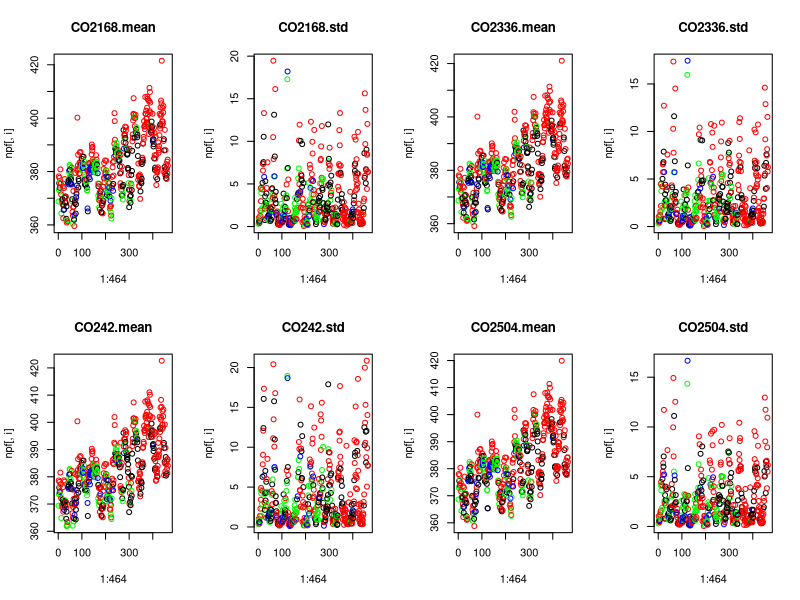
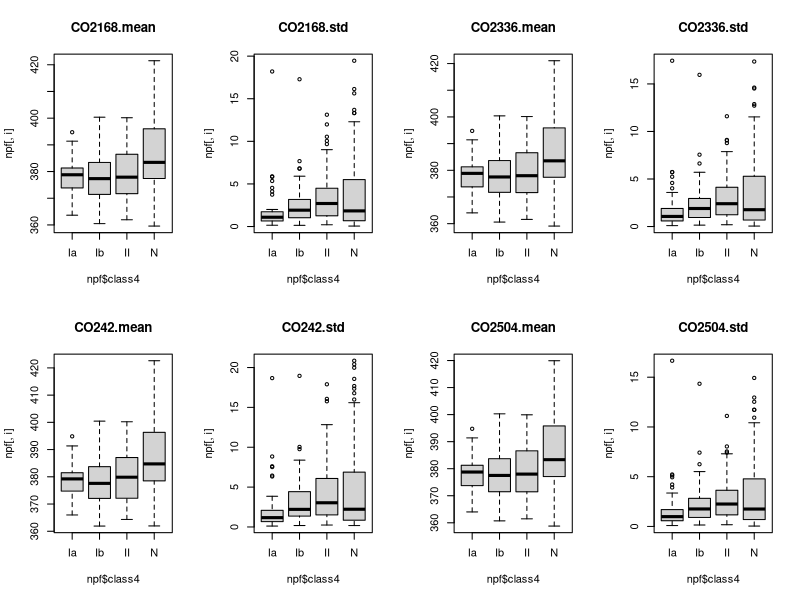
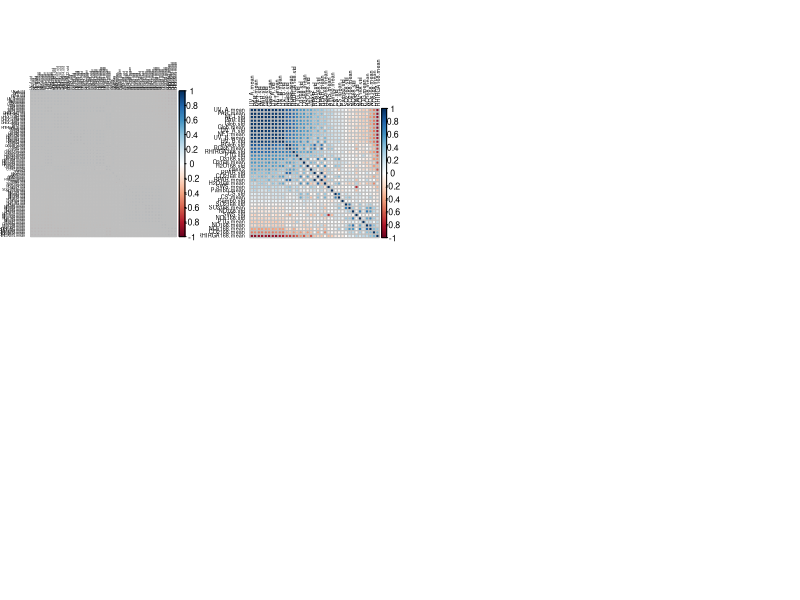

Generate these figures, in order, with R:
## ---- chunk 1
knitr::opts_chunk$set(echo = FALSE)
library(dplyr)
library(kableExtra)
## ---- chunk 2
npfOrig <- read.csv("npf_train.csv")
# Create class2
npfOrig$class2[npfOrig$class4 == "nonevent"] <- 0
npfOrig$class2[npfOrig$class4 != "nonevent"] <- 1
# Add date as row name
rownames(npfOrig) <- npfOrig[, "date"]
# Remove columns id, date, class4, partlybad
npfData <- npfOrig[, -(1:4)]
## ---- chunk 3
npf<-read.csv("npf_train.csv")
npf$class2<-npf$class4!="nonevent"
print(paste0("Relative amount of observations in class nonevent: ",mean(npf$class4=="nonevent")))
print(paste0("Relative amount of observations in class Ia: ",mean(npf$class4=="Ia")))
print(paste0("Relative amount of observations in class Ib: ",mean(npf$class4=="Ib")))
print(paste0("Relative amount of observations in class II: ",mean(npf$class4=="II")))
## ---- chunk 4
summary(npf[,1:4])
## ---- chunk 5
rownames(npf)<-npf[,2]
npf<-npf[,-c(1,2,4)]
## ---- chunk 6
## choose variables whose names end with ".mean" together with "class4"
vars <- colnames(npf)[sapply(
  colnames(npf),
  function(s) nchar(s) > 5 && substr(s, nchar(s) - 4, nchar(s)) == ".mean"
)]
npf.means <- npf[, c(vars, "class2","class4")]
npf.means$class2 <- factor("event", levels = c("nonevent", "event"))
npf.means$class2[npf$class4 == "nonevent"] <- "nonevent"

## strip the trailing ".mean" to make the variable names prettier
colnames(npf.means)[1:length(vars)] <- sapply(
  colnames(npf.means)[1:length(vars)],
  function(s) substr(s, 1, nchar(s) - 5)
)
vars <- colnames(npf.means)[1:length(vars)]

set.seed(42)

library(clue)

cl <- kmeans(scale(npf.means[, vars]),
  centers = 2, algorithm = "Lloyd", nstart = 1000, iter.max = 100
)

## Create a confusion matrix between the known classes (class 4) and
## cluster indices.
tt <- table(npf.means$class2, cl$cluster)
## Find a permutation of cluster indices such that they
## best match the classes in class4.
tt <- tt[, solve_LSAP(tt, maximum = TRUE)]

print(tt)

## ---- chunk 7
cols<-c()
for(i in 1:464){
  if(npf$class4[i]=="nonevent"){
    cols<-c(cols,"red")
  } else if (npf$class4[i]=="Ia"){
    cols<-c(cols,"blue")
  } else if (npf$class4[i]=="Ib"){
    cols<-c(cols,"green")
  } else {
    cols<-c(cols, "black")
  }
}
par(mfrow=c(2,4))
for(i in 2:9){
plot(1:464,npf[,i],col=cols,main = colnames(npf)[i])
}
for(i in 2:9){
  boxplot(npf[,i]~npf$class4,main = colnames(npf)[i],names=c("Ia","Ib","II","N"))
}

## ---- chunk 8
cor(npf[,c(2:102)])[101,]
## ---- chunk 9
library(corrplot)
# Original correlations
cmData <- cor(npfData)
corrplot(cmData, order = "FPC", tl.cex = 0.3, tl.col = "black")
## ---- chunk 10
kable(cmData[startsWith(colnames(cmData), "H2O") & endsWith(colnames(cmData), ".mean"), 
             startsWith(colnames(cmData), "H2O")  & endsWith(colnames(cmData), ".mean")],
      caption = "Correlation (H20)") %>%
  kable_styling(latex_options = "HOLD_position")
## ---- chunk 11
# Select global and 16.8 m high values for correlation plot
npf168 <- data.frame(npfOrig[, (5:6)], npfOrig[, (13:16)], npfOrig[, (27:30)], 
                  npfOrig[, (41:42)], npfOrig[, (53:54)], npfOrig[, (63:72)],
                  npfOrig[, (83:88)], npfOrig[, (99:105)])
cm168 <- cor(npf168)
corrplot(cm168, order = "FPC", tl.cex = 0.5, tl.col = "black")
## ---- chunk 12
# Sample half of the data for training and testing sets
set.seed(42)
idx <- sample(nrow(npfData), nrow(npfData)/2)
npf_train <- npfData[idx, ]
npf_test <- npfData[-idx, ]
## ---- chunk 13
summary(npfOrig)
